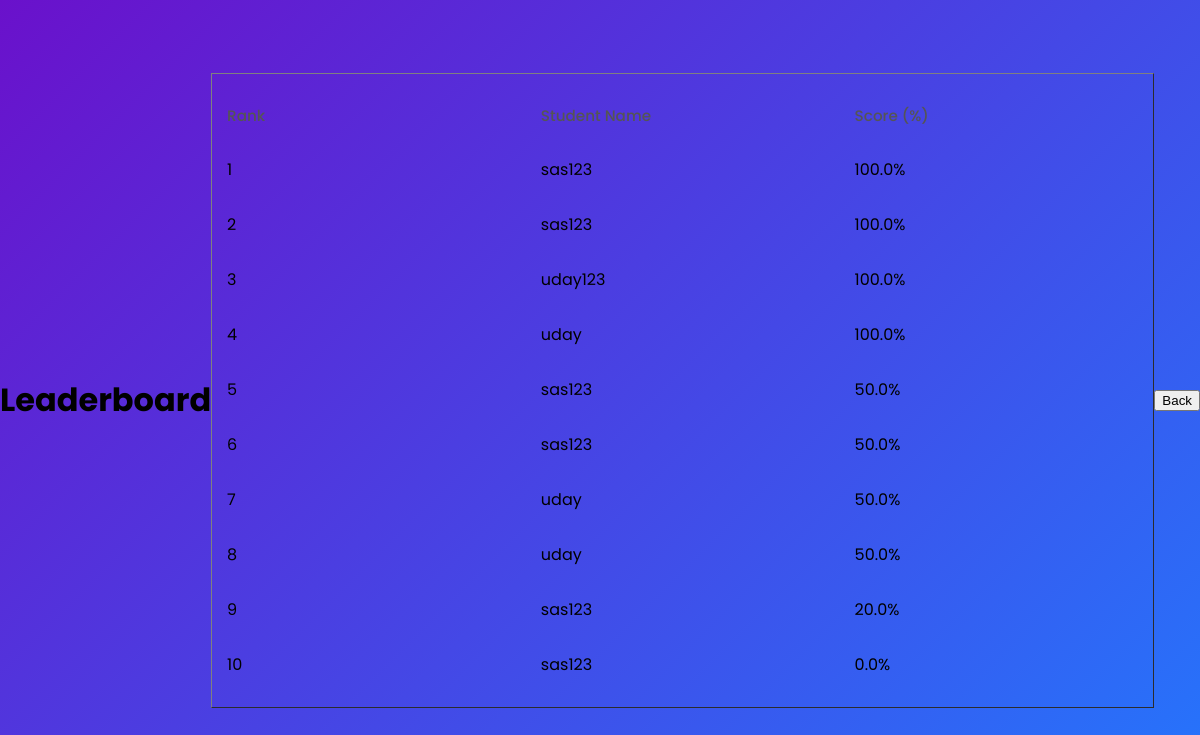
The page /leaderboard/ on the database as committed earlier.
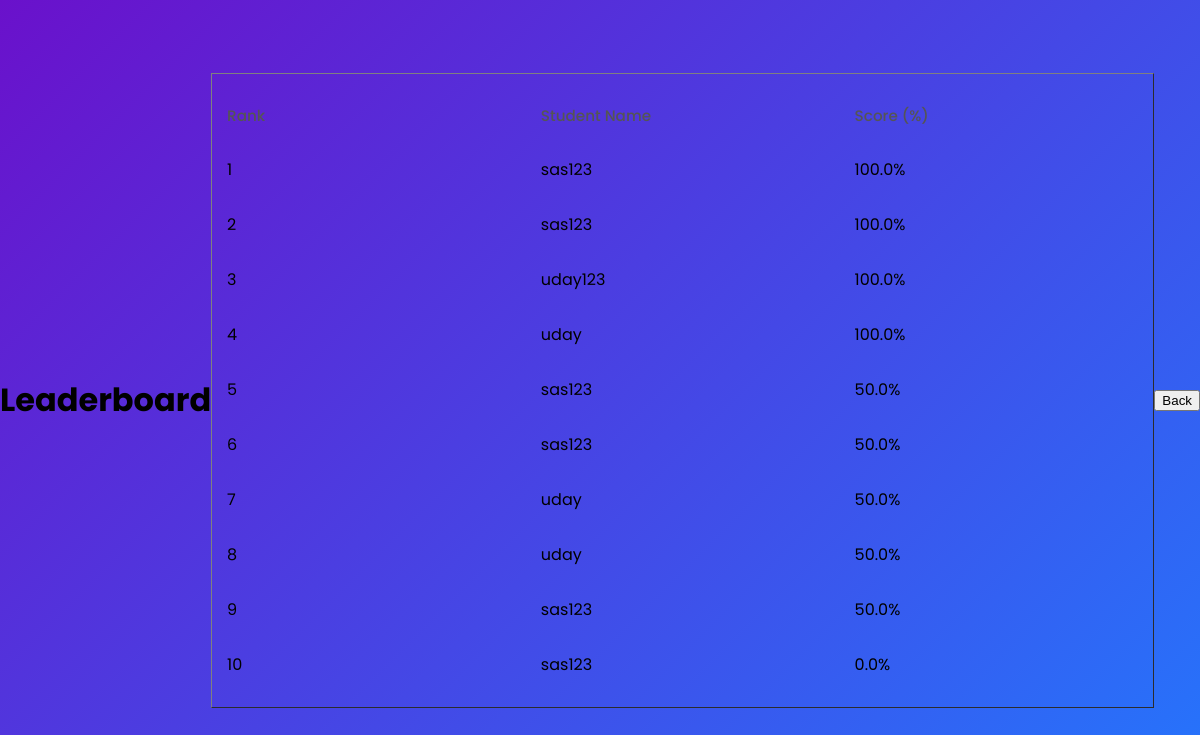
The same page on the database as committed later.
### Admin/models.py (models this page shows, shortened)
class User(AbstractUser):
    GENDER_CHOICES = (
    ('Male', 'Male'),
    ('Female', 'Female'),
    ('Other', 'Other'),
    )
    email = models.EmailField(unique=True)
    name= models.CharField(max_length=100,default="")
    dob = models.DateField(null=True, blank=True)
    gender = models.CharField(max_length=10, choices=GENDER_CHOICES, null=True, blank=True)
    address = models.TextField(blank=True)
    role = models.CharField(max_length=10, choices=[('student', 'Student'), ('educator', 'Educator'), ('admin', 'Admin')])
    USERNAME_FIELD = 'email'  # Use email for login instead of username
    REQUIRED_FIELDS = ['username']

### Quizzes/views.py (the view)
# urls.py: path('leaderboard/', views.leaderboard, name='leaderboard'),
def leaderboard(request):
    leaderboard = StudentQuizAttempt.objects.values_list('student__user__username', 'score').order_by('-score')[:10]
    return render(request, "quiz/leaderboard.html", {"leaderboard": leaderboard})

### templates/quiz/leaderboard.html (shortened to what this page needs)
<!DOCTYPE html>
<html lang="en">
<head>
    <link rel="stylesheet" href="/static/styles.css">
</head>
<body>
<h1>Leaderboard</h1>
<table border="1">
    <thead>
        <tr>
            <th>Rank</th>
            <th>Student Name</th>
            <th>Score (%)</th>
        </tr>
    </thead>
    <tbody>
        {% for name, score in leaderboard %}
        <tr>
            <td>{{ forloop.counter }}</td>
            <td>{{ name }}</td>
            <td>{{ score }}%</td>
        </tr>
        {% empty %}
        <tr>
            <td colspan="3">No records available</td>
        </tr>
        {% endfor %}
    </tbody>
</table>
<br>
<button onclick="window.history.back()">Back</button>
</body>
</html>

Rows that differ between the two databases and show on the page:
changed User "sas123": score "20.0" → "50.0"
